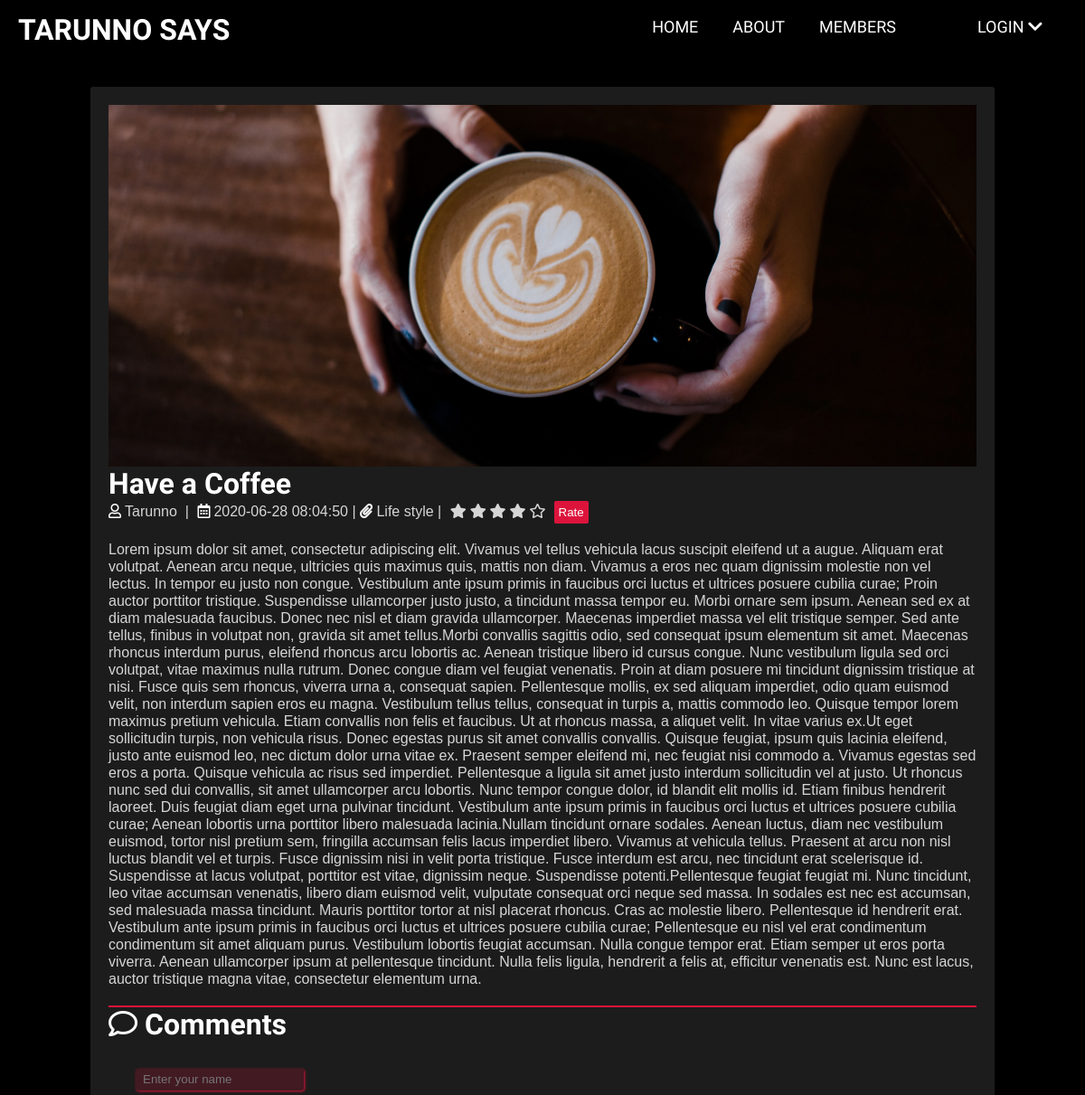
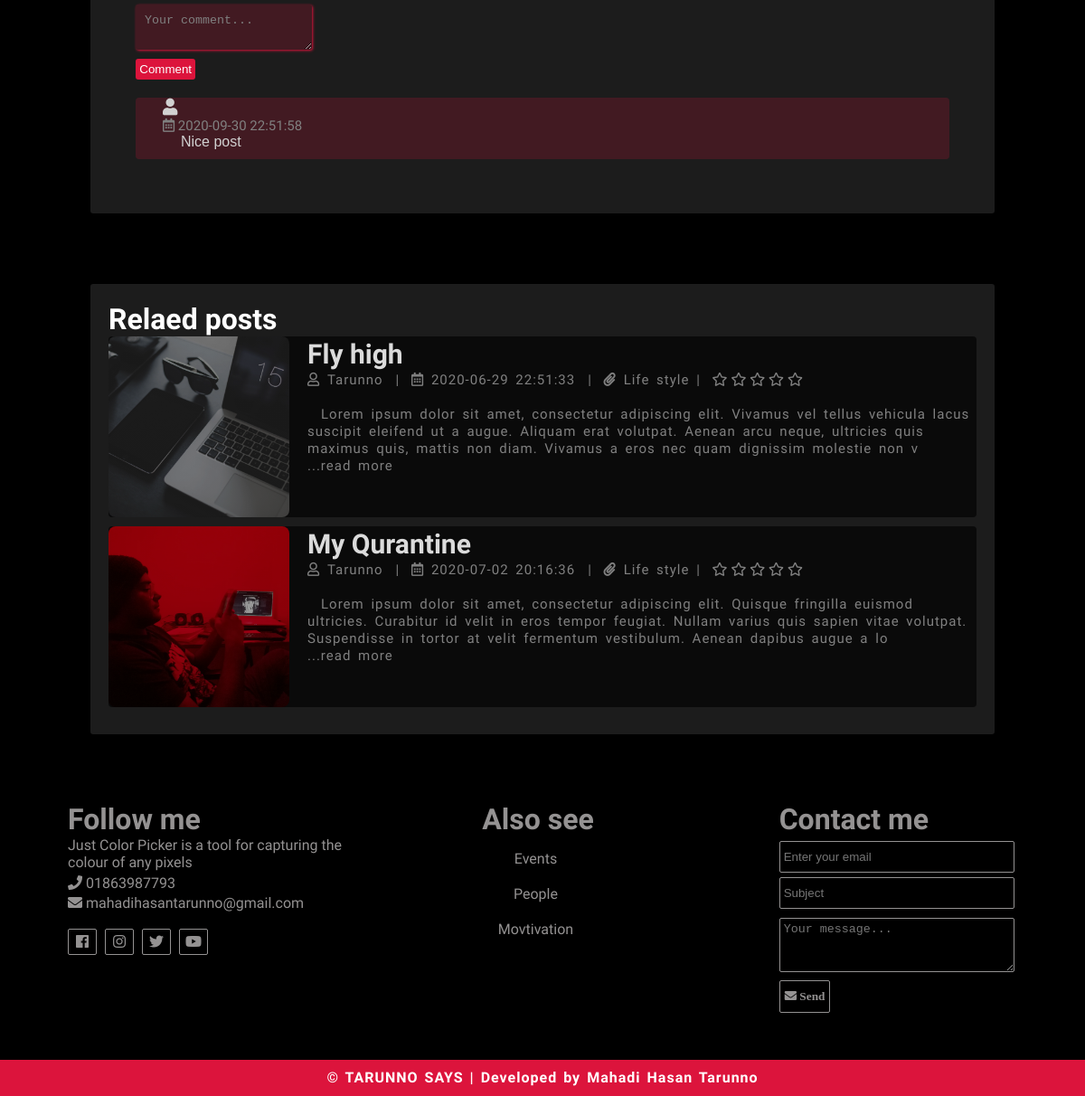
/single.php?id=23, run on the app's committed database (2 pictures, top to bottom).
### tables this page shows
CREATE TABLE `posts` (
  `id` int(11) NOT NULL,
  `user_id` int(11) NOT NULL,
  `title` varchar(40) NOT NULL,
  `image` varchar(256) NOT NULL,
  `body` text NOT NULL,
  `published` tinyint(4) NOT NULL,
  `created_at` datetime NOT NULL DEFAULT current_timestamp(),
  `topics` varchar(256) NOT NULL,
  `trending` tinyint(11) NOT NULL,
  `sum_rating` bigint(11) NOT NULL,
  `rated_users` bigint(11) NOT NULL
);

CREATE TABLE `users` (
  `id` int(11) NOT NULL,
  `admin` tinyint(4) NOT NULL,
  `username` varchar(256) NOT NULL,
  `email` varchar(256) NOT NULL,
  `password` varchar(256) NOT NULL,
  `users_create_time` timestamp NOT NULL DEFAULT current_timestamp(),
  `profile_img_status` varchar(256) NOT NULL
);

CREATE TABLE `comments` (
  `id` int(11) NOT NULL,
  `user_id` int(11) NOT NULL,
  `comment_date` datetime NOT NULL DEFAULT current_timestamp(),
  `message` text NOT NULL,
  `post_id` int(128) NOT NULL
);

### includes/single.inc.php (called while the page is built, shortened)
<?php
	$id = $_GET['id'];
	$post = selectOne('posts', ['id' => $id]);
	$comments = selectAll('comments', ['post_id' => $id]);

### includes/db.inc.php (called while the page is built, shortened)
<?php
	require 'connect.inc.php';
	function stmt_excute($sql, $data){
		global $con;
		$stmt = mysqli_stmt_init($con);
		if(!mysqli_stmt_prepare($stmt, $sql)){
			echo $stmt->error;
		}
		$values = array_values($data);
		$type = str_repeat('s', count($values));
		mysqli_stmt_bind_param($stmt, $type, ...$values);
		mysqli_stmt_execute($stmt);
		$result = mysqli_stmt_get_result($stmt);
		return $result;
	}
	function selectAll($table, $conditions = []){
		global $con;
		$sql = "SELECT * FROM $table";
		if(empty($conditions)){
			$stmt = mysqli_stmt_init($con);
			mysqli_stmt_prepare($stmt, $sql);
			mysqli_stmt_execute($stmt);
			$result = mysqli_stmt_get_result($stmt);
			return $result;
		}
		else{
			$i = 0;
			foreach ($conditions as $key => $value) {
				if($i === 0){
					$sql = $sql . " WHERE $key=?";
				}else{
					$sql = $sql . " AND $key=?";
				}
				$i++;
			}
			$sql = $sql . ';';
			$result = stmt_excute($sql, $conditions);
			return $result;
		}
	}
	function selectOne($table, $conditions){
		$sql = "SELECT * FROM $table";
		$i = 0;
		foreach ($conditions as $key => $value) {
			if($i === 0){
				$sql = $sql . " WHERE $key=?";
			}else{
				$sql = $sql . " AND $key=?";
			}
			$i++;
		}
		$sql = $sql . ' LIMIT 1;';
		$result = stmt_excute($sql, $conditions);
		return $result;
	}

### single.php (the view, shortened to what this page needs)
<?php require 'includes/single.inc.php' ?>
<!DOCTYPE html>
<html lang="en" dir="ltr">
    <head>
        <link rel="stylesheet" href="https://cdnjs.cloudflare.com/ajax/libs/font-awesome/5.7.2/css/all.min.css"  />
        <link rel="stylesheet" href="css/index.css">
        <link rel="stylesheet" href="css/single.css">
    </head>
    <body>
        <header>
        	<div class="logo">
        		<h1 class="logo-text"> TARUNNO <span> SAYS</span> </h1>
        	</div>
        	<ul class="nav">
        		<li> <a href="index.php">HOME</a></li>
        		<li> <a href="#">ABOUT</a> </li>
        		<li> <a href="members.php">MEMBERS</a> </li>
        		<li id="user2">
        			<a href="#" class="username">
        				<?php
        				if(isset($_SESSION['username'])){
        					echo $_SESSION['username'];
        				}
        				else{
        					echo 'LOGIN';
        				}
        				?>
        				<i class='fa fa-chevron-down' id="right2"></i>
        			</a>
        			<ul>
        				<?php
        					if(!isset($_SESSION['username'])){
        						echo '<button class="logout-btn" type="submit" name="logout-submit"> <a href="login.php"><i class="fas fa-sign-out-alt"></i> Login <a></button>';
        					}
        				?>
        			</ul>
        		</li>
        	</ul>
        </header>
        <?php
        $row = mysqli_fetch_assoc($post);
        $skip = $row['id'];
        $user = selectOne('users', ['id' => $row['user_id']]);
        $user = mysqli_fetch_assoc($user);
            echo '<div class="full-post-container">
                <div class="full-post">
                    <div class="full-post-image" style="background-image: url(images/'.$row['image'].');
                                 background-size: cover;
                                 background-position:center;">
                    </div>
                    <h1>'.$row['title'].'</h1>
                    <i class="far fa-user"> <p>'.$user['username'].'</p></i>
                    <p style="display: inline; padding:0px 5px 0px 5px;"> | </p>
                    <i class="far fa-calendar-alt"> </i> <p> '.$row['created_at'].'  |  </p>
                    <i class="fas fa-paperclip"> </i><p> '.$row['topics'].' | </p></i>
                    <form style="display: inline;" action="includes/single.inc.php?id='.$row['id'].'" method="post">
                        <div class="rating_single" style="display: inline;">
                            <i id="1" class="far fa-star"></i>
                            <i id="2" class="far fa-star"></i>
                            <i id="3" class="far fa-star"></i>
                            <i id="4" class="far fa-star"></i>
                            <i id="5" class="far fa-star"></i>
                        </div>';
                        echo '<input type="submit" name="rating_submit" class="rating_submit" value="Rate">
                    </form>
                    <br><br>
                    <div class="full-post-text">
                        <p>'.$row['body'].'</p>
                    </div>
                </div>';
            echo '<h1 class="comment-header"> <i class="far fa-comment"></i> Comments </h1>
            <div class="comment-section">
                <form action="includes/single.inc.php?id='.$row['id'].'" method="post">
                    <input type="text" name="users_name" placeholder=" Enter your name">
                    <textarea class="textarea" type="text" name="message">Your comment... </textarea>
                    <input type="submit" name="comment-submit" value="Comment">
                </form>';
                    while($comment = mysqli_fetch_assoc($comments)){
                        echo '<div class="comment">
                            <h3> <i class="fas fa-user"></i> '.$comment['users_name'].' </h3>
                            <p class="date"> <i class="far fa-calendar-alt"> </i>  '.$comment['comment_date'].' </p>
                            <p class="message"> '.$comment['message'].' </p>
                        </div>';
                    }
                echo '</div>';
                 ?>
            </div>';
            <div class="full-post-container">
            <h1>Relaed posts</h1>
            <?php
            $search = mysqli_real_escape_string($con, $row['topics']);
    		$sql = "SELECT * FROM posts WHERE title LIKE '%$search%' OR body LIKE '%$search%' OR topics LIKE '%$search%'";
    		$related = mysqli_query($con, $sql);
            while($row = mysqli_fetch_assoc($related)){
                $user = selectOne('users', ['id' => $row['user_id']]);
                $user_name = mysqli_fetch_assoc($user);
                if($row['published'] == 1 & $row['id'] != $skip){
                echo '<div class="content-post">
                    <div class="post-image" style="background-image: linear-gradient(rgba(0, 0, 0, .4), rgba(0, 0, 0, .4)),url(images/'.$row['image'].');
                                 background-size: cover;
                                 background-position:center;">
                    </div>
                    <div class="post-preview">
                        <h1> <a href="single.php?id='.$row['id'].'">'.$row['title'].'</a></h1>
                        <i class="far fa-user"> <p>'.$user_name['username'].'</p></i>
                        <p style="display: inline; padding:0px 5px 0px 5px;"> | </p>
                        <i class="far fa-calendar-alt"> <p>'.$row['created_at'].'</p></i>
                        <p style="display: inline; padding:0px 5px 0px 5px;"> | </p>
                        <i class="fas fa-paperclip"></i> <p>'.$row['topics'].' | </p></i>
                        <div class="rating_index" style="display: inline;">
                            <i id="1" class="far fa-star"></i>
                            <i id="2" class="far fa-star"></i>
                            <i id="3" class="far fa-star"></i>
                            <i id="4" class="far fa-star"></i>
                            <i id="5" class="far fa-star"></i>
                        </div>';
                        echo '<br><br>
                        <p>'.substr($row['body'], 0, 260).'<a href="single.php?id='.$row['id'].'">...read more</a></p>
                    </div>
                </div>';
                }
            }
        ?>
        </div>
        <?php  include 'includes/footer.inc.php' ?>
    </body>
</html>

### css/index.css (style rules this page uses)
* { padding: 0; margin: 0; }
.logo-text { margin-left: 20px; }
body { height: 100%; overflow-x: hidden; background-color: black; }
header { background-color: transparent; height: 66px; }
header * { font-family: 'Saira Condensed', sans-serif; color: #fff; }
header .logo { line-height: 66px; float: left; }
header ul { display: block; float: right; list-style: none; margin-right: 10px; }
header ul li { float: left; position: relative; }
header ul li a { display: block; text-decoration: none; padding: 19px; font-size: 18px; }
.logout-btn { color: #fff; background-color: transparent; display: block; text-decoration: none; padding: 10px; font-size: 19px; width: 100%; border: none; }
header ul li ul { position: absolute; top: 66px; width: 155px; display: none; }
#user2 { width: 180px; }
#right2 { transition: .5s; }
.username { float: right; width: 90px; }
.post-image { margin-right: 20px; height: 200px; width: 200px; float: left; border-radius: 8px; }
.post-preview a { text-decoration: none; color: #dbdbdb; font-size: 30px; font-family: 'Saira Condensed', sans-serif; transition: .5s; }
.post-preview i { color: gray; font-size: 15px; }
.post-preview p { padding: 5px; height: 100%; width: 100%; letter-spacing: 1px; word-spacing: 3px; display: inline; color: gray; font-family: 'Saira Condensed', sans-serif; font-size: 15px; }
.post-preview p a { display: inline-flex; margin-top: -10px; color: gray; font-size: 15px; }
.content-post { height: 200px; margin-bottom: 40px; background-color: #0a0a0a; width: 100%; border-radius: 4px; }

### css/single.css (style rules this page uses)
.full-post-container { color: #ffffff; width: 80%; margin: 30px auto; background-color: #1c1c1c; font-family: 'Saira Condensed', sans-serif; padding: 20px; border-radius: 3px; }
.full-post-image { width: 100%; height: 400px; }
.full-post { margin-bottom: 20px; }
.full-post p { color: #d6d6d6; font-family: Arial, sans-serif; display: inline; }
.full-post-text p { color: #d6d6d6; font-size: 16px; }
.rating_single { color: #d6d6d6; background-color: transparent; padding: 5px; border: none; }
.rating_submit { padding: 5px; background: crimson; color: #d6d6d6; border: none; border-radius: 1px; }
.rating_submit { padding: 5px; background: crimson; color: #d6d6d6; border: none; border-radius: 2px; transition: .5s; }
.content-post { margin-bottom: 10px; }
.full-post-container h1 { margin-top: 0px; margin-bottom: 0px; }
.comment-header { margin-top: 10px; border-top: 2px solid crimson; }
.comment-section { padding: 30px; }
.comment-section form { margin-bottom: 20px; }
.comment { color: #d1d1d1; margin-bottom: 10px; background-color: rgba(220,20,60,0.2); padding: 0px 30px 10px 30px; border-radius: 4px; }
.comment-section input { background-color: rgba(220,20,60,0.2); border: none; padding: 4.3px; display: block; border-radius: 3px; margin-bottom: 10px; box-shadow: 1px 1px 3px crimson; }
.comment-section .textarea { background-color: rgba(220,20,60,0.2); border: none; padding: 10px; display: block; border-radius: 3px; margin-bottom: 10px; color: gray; box-shadow: 1px 1px 3px crimson; }
input[type="submit"] { background-color: crimson; transition: .5s; color: white; border: none; box-shadow: none; }
.date { font-size: 15px; color: gray; }
.comment-section .message { font-family: Arial; margin-left: 20px; }

### data on the page
posts: image (picture), title "Have a Coffee", created_at "2020-06-28 08:04:50", topics "Life style", body "Lorem ipsum dolor sit amet, consectetur adipiscing elit. Vivamus vel tellus vehicula lacus suscipit eleifend ut a augue. Aliquam erat volutpat. Aenean arcu neque, ultricies quis maximus quis, mattis non diam. Vivamus a eros nec quam dignissim molestie non vel lectus. In tempor eu justo non congue. Vestibulum ante ipsum primis in faucibus orci luctus et ultrices posuere cubilia curae; Proin auctor porttitor tristique. Suspendisse ullamcorper justo justo, a tincidunt massa tempor eu. Morbi ornare sem ipsum. Aenean sed ex at diam malesuada faucibus. Donec nec nisl et diam gravida ullamcorper. Maecenas imperdiet massa vel elit tristique semper. Sed ante tellus, finibus in volutpat non, gravida…"
users: username "Tarunno"
comments: comment_date "2020-09-30 22:51:58", message "Nice post"
posts: image (picture), title "Fly high", user.username "Tarunno", created_at "2020-06-29 22:51:33", topics "Life style", body "Lorem ipsum dolor sit amet, consectetur adipiscing elit. Vivamus vel tellus vehicula lacus suscipit eleifend ut a augue. Aliquam erat volutpat. Aenean arcu neque, ultricies quis maximus quis, mattis non diam. Vivamus a eros nec quam dignissim molestie non v"
posts: image (picture), title "My Qurantine", user.username "Tarunno", created_at "2020-07-02 20:16:36", topics "Life style", body "Lorem ipsum dolor sit amet, consectetur adipiscing elit. Quisque fringilla euismod ultricies. Curabitur id velit in eros tempor feugiat. Nullam varius quis sapien vitae volutpat. Suspendisse in tortor at velit fermentum vestibulum. Aenean dapibus augue a lo"
